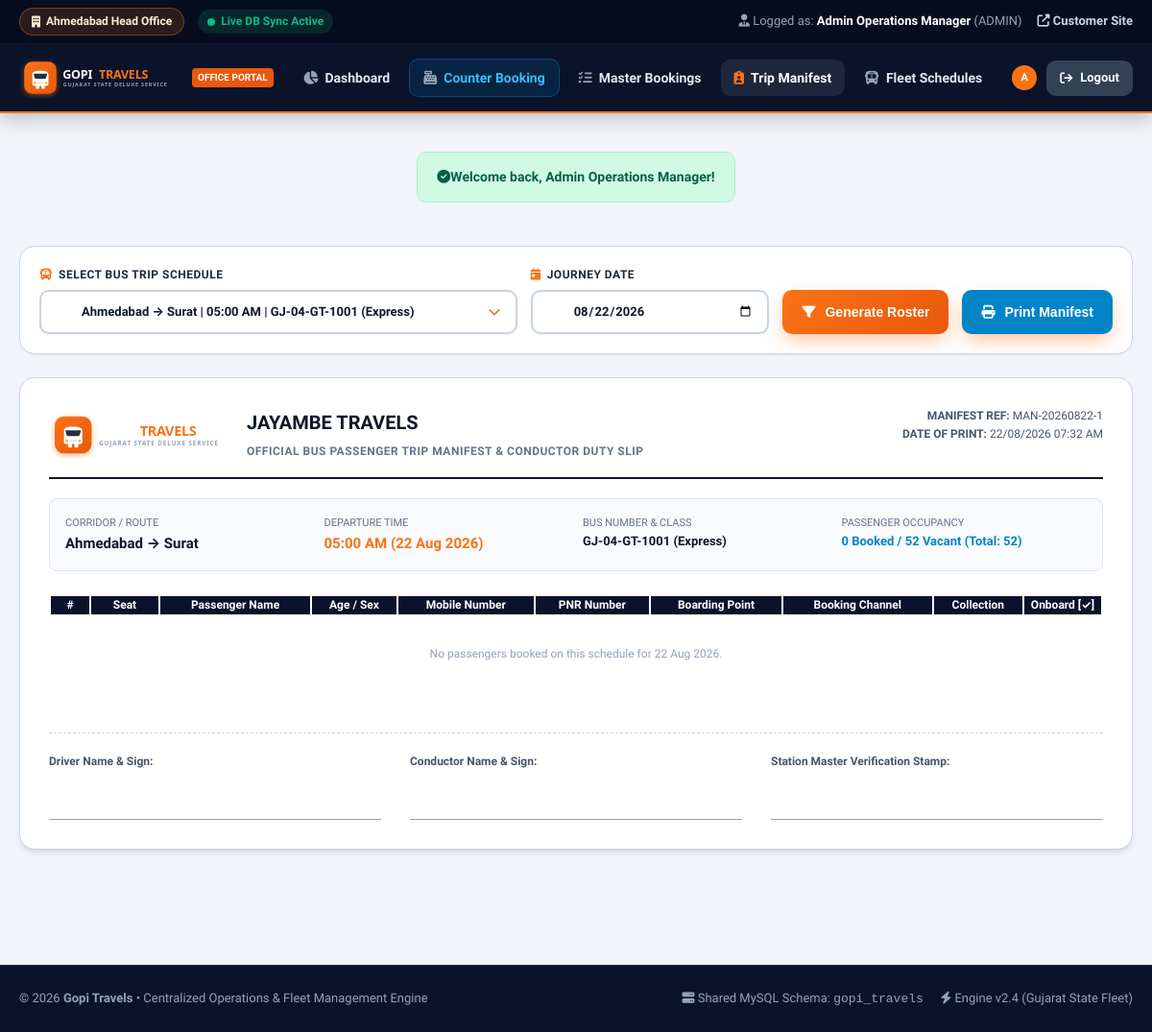
/admin/manifest.php (signed in), run on the app's committed database.
### tables this page shows
CREATE TABLE `buses` (
  `id` INT AUTO_INCREMENT PRIMARY KEY,
  `bus_number` VARCHAR(30) NOT NULL UNIQUE,
  `route_id` INT NOT NULL,
  `bus_class` ENUM('Express', 'Gurjarnagri', 'Sleeper 2+1', 'AC Seater', 'Volvo AC 2+2', 'Electric AC') NOT NULL,
  `total_seats` INT NOT NULL DEFAULT 40,
  `fare` DECIMAL(10, 2) NOT NULL,
  `departure_time` TIME NOT NULL,
  `arrival_time` TIME NOT NULL,
  `is_ac` TINYINT(1) DEFAULT 0,
  `is_sleeper` TINYINT(1) DEFAULT 0,
  `amenities` TEXT DEFAULT NULL,
  `status` ENUM('Active', 'Maintenance', 'Cancelled') DEFAULT 'Active',
  `created_at` TIMESTAMP DEFAULT CURRENT_TIMESTAMP,
  FOREIGN KEY (`route_id`) REFERENCES `routes`(`id`) ON DELETE CASCADE,
  INDEX `idx_route_id` (`route_id`),
  INDEX `idx_bus_class` (`bus_class`)
);

CREATE TABLE `routes` (
  `id` INT AUTO_INCREMENT PRIMARY KEY,
  `source_city` VARCHAR(100) NOT NULL,
  `destination_city` VARCHAR(100) NOT NULL,
  `distance_km` INT NOT NULL,
  `estimated_time` VARCHAR(50) NOT NULL,
  `via_cities` VARCHAR(255) DEFAULT NULL,
  `created_at` TIMESTAMP DEFAULT CURRENT_TIMESTAMP,
  INDEX `idx_source_city` (`source_city`),
  INDEX `idx_destination_city` (`destination_city`)
);

### admin/manifest.php (the view, shortened to what this page needs)
<?php
require_once __DIR__ . '/includes/header.php';
$pdo = get_db_connection();
$selectedBusId = isset($_GET['bus_id']) ? (int)$_GET['bus_id'] : 1;
$selectedDate = isset($_GET['journey_date']) ? sanitize($_GET['journey_date']) : date('Y-m-d');
$allBuses = [];
if ($pdo) {
    $bStmt = $pdo->query("SELECT b.*, r.source_city, r.destination_city
                          FROM buses b
                          JOIN routes r ON b.route_id = r.id
                          WHERE b.status = 'Active'
                          ORDER BY r.source_city, r.destination_city, b.departure_time ASC");
    $allBuses = $bStmt->fetchAll();
}
$busInfo = null;
$passengerRoster = [];
if ($pdo && $selectedBusId > 0) {
    $infoStmt = $pdo->prepare("SELECT b.*, r.source_city, r.destination_city, r.distance_km, r.estimated_time, r.via_cities
                              FROM buses b
                              JOIN routes r ON b.route_id = r.id
                              WHERE b.id = ?");
    $infoStmt->execute([$selectedBusId]);
    $busInfo = $infoStmt->fetch();
    if ($busInfo) {
        usort($passengerRoster, function($a, $b) {
            return strnatcasecmp($a['seat'], $b['seat']);
        });
    }
}
$bookedCount = count($passengerRoster);
$totalSeats = $busInfo['total_seats'] ?? 40;
$vacantCount = max(0, $totalSeats - $bookedCount);
?>
<div class="container-fluid" style="max-width: 1440px; margin: 30px auto 60px; padding: 0 20px;">
    <div class="manifest-controls" style="background: #ffffff; border: 1px solid #cbd5e1; border-radius: var(--radius-lg); padding: 20px; box-shadow: var(--shadow-sm); margin-bottom: 24px;">
        <form action="manifest.php" method="GET" style="display: grid; grid-template-columns: 2fr 1fr auto auto; gap: 14px; align-items: end;">
            <div class="form-group-custom">
                <label class="form-label-custom"><i class="fas fa-bus"></i> Select Bus Trip Schedule</label>
                <select name="bus_id" class="form-control-custom" style="height: 46px; font-size: 13px;" required>
                    <?php foreach ($allBuses as $b): ?>
                        <option value="<?= $b['id']; ?>" <?= $b['id'] == $selectedBusId ? 'selected' : ''; ?>>
                            <?= htmlspecialchars($b['source_city']); ?> &rarr;
                        </option>
                    <?php endforeach; ?>
                </select>
            </div>
            <div class="form-group-custom">
                <label class="form-label-custom"><i class="fas fa-calendar-day"></i> Journey Date</label>
                <input type="date" name="journey_date" class="form-control-custom" style="height: 46px; font-size: 13px;" value="<?= htmlspecialchars($selectedDate); ?>" required>
            </div>
            <button type="submit" class="btn-search-bus" style="height: 46px; font-size: 14px; padding: 0 20px;">
                <i class="fas fa-filter me-1"></i> Generate Roster
            </button>
            <button type="button" onclick="window.print()" class="btn-search-bus btn-print-manifest" style="height: 46px; font-size: 14px; padding: 0 20px; background: #0284c7; border: none;">
                <i class="fas fa-print me-1"></i> Print Manifest
            </button>
        </form>
    </div>
    <?php if ($busInfo): ?>
        <div class="manifest-card" style="background: #ffffff; border: 1px solid #cbd5e1; border-radius: var(--radius-lg); padding: 30px; box-shadow: var(--shadow-md);">
            <div style="border-bottom: 2px solid #0f172a; padding-bottom: 16px; margin-bottom: 20px; display: flex; justify-content: space-between; align-items: flex-start;">
                <div style="display: flex; align-items: center; gap: 14px;">
                    <img src="../assets/images/logo.svg" alt="Gopi Travels" style="height: 48px; width: auto;" onerror="this.style.display='none';">
                    <div>
                        <h2 style="font-size: 20px; font-weight: 900; color: #0f172a; margin: 0;">JAYAMBE TRAVELS</h2>
                        <span style="font-size: 12px; font-weight: 700; color: #64748b; text-transform: uppercase; letter-spacing: 0.5px;">
                            Official Bus Passenger Trip Manifest & Conductor Duty Slip
                        </span>
                    </div>
                </div>
                <div style="text-align: right; font-size: 12px; color: #475569;">
                    <div><strong>MANIFEST REF:</strong> MAN-<?= date('Ymd', strtotime($selectedDate)); ?>-<?= $busInfo['id']; ?></div>
                    <div><strong>DATE OF PRINT:</strong> <?= date('d/m/Y h:i A'); ?></div>
                </div>
            </div>
            <div style="background: #f8fafc; border: 1px solid #e2e8f0; border-radius: 8px; padding: 16px; margin-bottom: 24px; display: grid; grid-template-columns: repeat(4, 1fr); gap: 14px; font-size: 13px;">
                <div>
                    <span style="color: #64748b; font-size: 11px; display: block; text-transform: uppercase;">Corridor / Route</span>
                    <strong style="color: #0f172a; font-size: 15px;"><?= htmlspecialchars($busInfo['source_city']); ?> &rarr; <?= htmlspecialchars($busInfo['destination_city']); ?></strong>
                </div>
                <div>
                    <span style="color: #64748b; font-size: 11px; display: block; text-transform: uppercase;">Departure Time</span>
                    <strong style="color: var(--primary); font-size: 15px;"><?= date('h:i A', strtotime($busInfo['departure_time'])); ?> (<?= date('d M Y', strtotime($selectedDate)); ?>)</strong>
                </div>
                <div>
                    <span style="color: #64748b; font-size: 11px; display: block; text-transform: uppercase;">Bus Number & Class</span>
                    <strong style="color: #0f172a;"><?= htmlspecialchars($busInfo['bus_number']); ?> (<?= htmlspecialchars($busInfo['bus_class']); ?>)</strong>
                </div>
                <div>
                    <span style="color: #64748b; font-size: 11px; display: block; text-transform: uppercase;">Passenger Occupancy</span>
                    <strong style="color: #0284c7;"><?= $bookedCount; ?> Booked / <?= $vacantCount; ?> Vacant (Total: <?= $totalSeats; ?>)</strong>
                </div>
            </div>
            <table class="table-custom" style="width: 100%; font-size: 12px; margin-bottom: 24px;">
                <thead>
                    <tr style="background: #0b132b; color: #ffffff;">
                        <th style="width: 40px; text-align: center;">#</th>
                        <th style="width: 70px; text-align: center;">Seat</th>
                        <th>Passenger Name</th>
                        <th>Age / Sex</th>
                        <th>Mobile Number</th>
                        <th>PNR Number</th>
                        <th>Boarding Point</th>
                        <th>Booking Channel</th>
                        <th>Collection</th>
                        <th style="width: 80px; text-align: center;">Onboard [✓]</th>
                    </tr>
                </thead>
                <tbody>
                    <?php if (empty($passengerRoster)): ?>
                        <tr>
                            <td colspan="10" style="text-align: center; padding: 30px; color: #94a3b8;">
                                No passengers booked on this schedule for <?= date('d M Y', strtotime($selectedDate)); ?>.
                            </td>
                        </tr>
                    <?php endif; ?>
                </tbody>
            </table>
            <div style="display: grid; grid-template-columns: repeat(3, 1fr); gap: 30px; margin-top: 40px; padding-top: 20px; border-top: 1px dashed #cbd5e1; font-size: 12px; color: #475569;">
                <div>
                    <strong>Driver Name & Sign:</strong>
                    <div style="height: 40px; border-bottom: 1px solid #94a3b8; margin-top: 10px;"></div>
                </div>
                <div>
                    <strong>Conductor Name & Sign:</strong>
                    <div style="height: 40px; border-bottom: 1px solid #94a3b8; margin-top: 10px;"></div>
                </div>
                <div>
                    <strong>Station Master Verification Stamp:</strong>
                    <div style="height: 40px; border-bottom: 1px solid #94a3b8; margin-top: 10px;"></div>
                </div>
            </div>
        </div>
    <?php endif; ?>
</div>
<?php require_once __DIR__ . '/includes/footer.php'; ?>

### assets/css/style.css (style rules this page uses)
:root { --primary: #f97316; --primary-dark: #ea580c; --primary-light: #ffedd5; --secondary: #0b132b; --secondary-light: #1c2541; --accent: #10b981; --accent-gold: #f59e0b; --accent-red: #ef4444; --accent-pink: #ec4899; --accent-blue: #0284c7; --accent-purple: #8b5cf6; --bg-main: #f8fafc; --bg-card: #ffffff; --bg-dark: #0f172a; --bg-dark-card: #1e293b; --text-main: #1e293b; --text-muted: #64748b; --text-light: #f8fafc; --text-dark: #0f172a; --border-light: #e2e8f0; --border-dark: rgba(255, 255, 255, 0.1); --shadow-sm: 0 1px 2px 0 rgba(0, 0, 0, 0.05); --shadow-md: 0 4px 6px -1px rgba(0, 0, 0, 0.1), 0 2px 4px -1px rgba(0, 0, 0, 0.06); --shadow-lg: 0 10px 15px -3px rgba(0, 0, 0, 0.1), 0 4px 6px -2px rgba(0, 0, 0, 0.05); --shadow-xl: 0 20px 25px -5px rgba(0, 0, 0, 0.1), 0 10px 10px -5px rgba(0, 0, 0, 0.04); --shadow-glow: 0 0 20px rgba(249, 115, 22, 0.35); --radius-sm: 6px; --radius-md: 10px; --radius-lg: 16px; --radius-xl: 24px; --radius-full: 9999px; --font-main: 'Plus Jakarta Sans', -apple-system, BlinkMacSystemFont, 'Segoe UI', Roboto, sans-serif; --transition-fast: all 0.2s cubic-bezier(0.4, 0, 0.2, 1); --transition-normal: all 0.3s cubic-bezier(0.4, 0, 0.2, 1); --transition-slow: all 0.5s cubic-bezier(0.4, 0, 0.2, 1); }
*, *::before, *::after { box-sizing: border-box; margin: 0; padding: 0; }
html { scroll-behavior: smooth; }
body { font-family: var(--font-main); background-color: var(--bg-main); color: var(--text-main); line-height: 1.6; overflow-x: hidden; min-height: 100vh; display: flex; flex-direction: column; }
img, svg { max-width: 100%; height: auto; vertical-align: middle; }
.container-fluid { width: 100%; padding: 0 20px; }
.form-group-custom { display: flex; flex-direction: column; gap: 6px; text-align: left; position: relative; }
.form-label-custom { font-size: 12px; font-weight: 800; color: #1e293b; text-transform: uppercase; letter-spacing: 0.5px; display: flex; align-items: center; gap: 6px; }
.form-label-custom i { color: var(--primary); }
.form-control-custom { width: 100%; height: 52px; padding: 10px 14px 10px 42px; border: 2px solid #cbd5e1; border-radius: var(--radius-md); font-size: 15px; font-weight: 700; color: #0f172a; background-color: #ffffff; transition: var(--transition-fast); font-family: inherit; box-shadow: 0 1px 3px rgba(0, 0, 0, 0.05); }
select.form-control-custom { cursor: pointer; appearance: none; -webkit-appearance: none; -moz-appearance: none; background-repeat: no-repeat; background-position: right 14px center; background-size: 16px; padding-right: 38px; }
.btn-search-bus { height: 52px; background: linear-gradient(135deg, var(--primary), var(--primary-dark)); color: #ffffff; font-size: 16px; font-weight: 800; padding: 0 28px; border-radius: var(--radius-md); border: none; cursor: pointer; display: flex; align-items: center; justify-content: center; gap: 10px; box-shadow: 0 8px 20px -4px rgba(249, 115, 22, 0.5); transition: var(--transition-normal); white-space: nowrap; }

### data on the page
buses: id "1", route.source_city "Ahmedabad", route.destination_city "Surat", departure_time "05:00 AM", bus_number "GJ-04-GT-1001", bus_class "Express", total_seats "52"

### other printed values
$staffUser['branch_office'] "Ahmedabad Head Office"
$staffUser['name'] "Admin Operations Manager"
$staffUser['role'] "ADMIN"
substr($staffUser['name'], 0, 1) "A"
$msg "Welcome back, Admin Operations Manager!"
date('Ymd', strtotime($selectedDate)) "20260822"
date('d M Y', strtotime($selectedDate)) "22 Aug 2026"
$bookedCount "0"
form field bus_id "Ahmedabad → Surat | 05:00 AM | GJ-04-GT-1001 (Express)"
